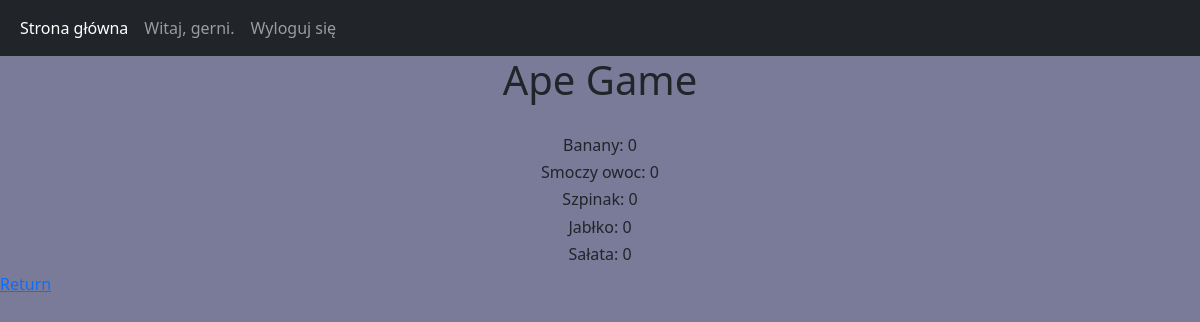
/equipment (signed in), run on the app's committed database.
### monkeapp/models.py (models this page shows)
class Equipment(models.Model):
    item1 = models.IntegerField(default=0)
    item2 = models.IntegerField(default=0)
    item3 = models.IntegerField(default=0)
    item4 = models.IntegerField(default=0)
    item5 = models.IntegerField(default=0)
    equipment_owner = models.ForeignKey(User, on_delete=models.CASCADE)

### monkeapp/views.py (the view)
# urls.py: path('equipment', views.equipment, name="Equipment"),
def equipment(request):
	if not request.user.is_authenticated:
		return redirect(homepage)
	items = Equipment.objects.all().get(equipment_owner=request.user.id)
	context = {
		'items': items
	}
	return render(request, 'equipment.html', context=context)

### monkeapp/templates/equipment.html (shortened to what this page needs)
{% extends 'base.html' %}
{% block content %}
<center>
    <h1>Ape Game</h1>
</center>
<br>
<center>
        <h6>Banany: {{items.item1}}</h6>
        <h6>Smoczy owoc: {{items.item2}}</h6>
        <h6>Szpinak: {{items.item3}}</h6>
        <h6>Jabłko: {{items.item4}}</h6>
        <h6>Sałata: {{items.item5}}</h6>
</center>
<a href="/">
    Return
</a>
{% endblock %}

### monkeapp/templates/base.html (shortened to what this page needs)
<!doctype html>
<html lang="en">
  <head>
    <link href="https://cdn.jsdelivr.net/npm/bootstrap@5.1.3/dist/css/bootstrap.min.css" rel="stylesheet">
  </head>
  <body style="background-color: rgba(13, 13, 70, 0.548)">
    <nav class="navbar navbar-expand-lg navbar-dark bg-dark">
        <div class="container-fluid">
          <div class="collapse navbar-collapse" id="navbarSupportedContent">
            <ul class="navbar-nav me-auto mb-2 mb-lg-0">
              <li class="nav-item">
                <a class="nav-link active" aria-current="page" href="/">Strona główna</a>
              </li>
              {% if user.is_authenticated %}
              <li class="nav-item">
                <a class="nav-link" href="#">Witaj, {{ user.username }}.</a>
              </li>
              <li class="nav-item">
                <a class="nav-link" href="logout">Wyloguj się</a>
              </li>
              {% endif %}
            </ul>
          </div>
        </div>
      </nav>
      {% block content %}
      {% endblock %}
  </body>
</html>

### data on the page
Equipment: item1 "0", item2 "0", item3 "0", item4 "0", item5 "0"

### other printed values
{{ user.username }} "gerni"
